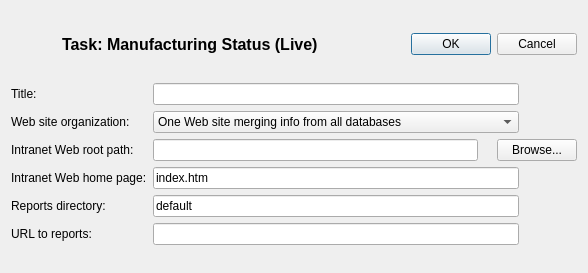
<?xml version="1.0" encoding="UTF-8"?>
<ui version="4.0">
 <class>monitor_status_basedialog</class>
 <widget class="QDialog" name="monitor_status_basedialog">
  <property name="geometry">
   <rect>
    <x>0</x>
    <y>0</y>
    <width>588</width>
    <height>273</height>
   </rect>
  </property>
  <property name="sizePolicy">
   <sizepolicy hsizetype="Preferred" vsizetype="Preferred">
    <horstretch>0</horstretch>
    <verstretch>0</verstretch>
   </sizepolicy>
  </property>
  <property name="windowTitle">
   <string>Schedule: Manufacturing/Test Status</string>
  </property>
  <property name="windowIcon">
   <iconset resource="gex.qrc">
    <normaloff>:/gex/icons/gex_application_48x48.png</normaloff>:/gex/icons/gex_application_48x48.png</iconset>
  </property>
  <property name="autoFillBackground">
   <bool>true</bool>
  </property>
  <layout class="QVBoxLayout" name="verticalLayout_3">
   <item>
    <layout class="QHBoxLayout" name="horizontalLayout_7">
     <item>
      <widget class="QLabel" name="pixmapLabel1_2_2">
       <property name="minimumSize">
        <size>
         <width>32</width>
         <height>32</height>
        </size>
       </property>
       <property name="maximumSize">
        <size>
         <width>32</width>
         <height>32</height>
        </size>
       </property>
       <property name="pixmap">
        <pixmap resource="../../gex.qrc">:/gex/icons/explorer.png</pixmap>
       </property>
       <property name="scaledContents">
        <bool>true</bool>
       </property>
       <property name="wordWrap">
        <bool>false</bool>
       </property>
      </widget>
     </item>
     <item>
      <spacer name="horizontalSpacer">
       <property name="orientation">
        <enum>Qt::Horizontal</enum>
       </property>
       <property name="sizeType">
        <enum>QSizePolicy::Minimum</enum>
       </property>
       <property name="sizeHint" stdset="0">
        <size>
         <width>13</width>
         <height>20</height>
        </size>
       </property>
      </spacer>
     </item>
     <item>
      <widget class="QLabel" name="TextLabel1">
       <property name="font">
        <font>
         <family>Ms Sans Serif</family>
         <pointsize>12</pointsize>
         <weight>75</weight>
         <bold>true</bold>
        </font>
       </property>
       <property name="text">
        <string>Task: Manufacturing Status (Live)</string>
       </property>
       <property name="wordWrap">
        <bool>false</bool>
       </property>
      </widget>
     </item>
     <item>
      <spacer name="horizontalSpacer_2">
       <property name="orientation">
        <enum>Qt::Horizontal</enum>
       </property>
       <property name="sizeType">
        <enum>QSizePolicy::Expanding</enum>
       </property>
       <property name="sizeHint" stdset="0">
        <size>
         <width>158</width>
         <height>20</height>
        </size>
       </property>
      </spacer>
     </item>
     <item>
      <widget class="QDialogButtonBox" name="buttonBox_OkCancel">
       <property name="standardButtons">
        <set>QDialogButtonBox::Cancel|QDialogButtonBox::Ok</set>
       </property>
      </widget>
     </item>
    </layout>
   </item>
   <item>
    <layout class="QHBoxLayout" name="horizontalLayout_8">
     <item>
      <layout class="QVBoxLayout" name="verticalLayout">
       <item>
        <widget class="QLabel" name="TextLabel2_2_3">
         <property name="text">
          <string>Title:</string>
         </property>
         <property name="wordWrap">
          <bool>false</bool>
         </property>
        </widget>
       </item>
       <item>
        <widget class="QLabel" name="TextLabel2_2_3_2">
         <property name="text">
          <string>Web site organization:</string>
         </property>
         <property name="wordWrap">
          <bool>false</bool>
         </property>
        </widget>
       </item>
       <item>
        <widget class="QLabel" name="TextLabel2_2">
         <property name="text">
          <string>Intranet Web root path:</string>
         </property>
         <property name="wordWrap">
          <bool>false</bool>
         </property>
        </widget>
       </item>
       <item>
        <widget class="QLabel" name="TextLabel2_2_2">
         <property name="text">
          <string>Intranet Web home page:</string>
         </property>
         <property name="wordWrap">
          <bool>false</bool>
         </property>
        </widget>
       </item>
       <item>
        <widget class="QLabel" name="TextLabel2_2_2_2">
         <property name="text">
          <string>Reports directory:</string>
         </property>
         <property name="wordWrap">
          <bool>false</bool>
         </property>
        </widget>
       </item>
       <item>
        <widget class="QLabel" name="TextLabel2_2_2_3">
         <property name="text">
          <string>URL to reports:</string>
         </property>
         <property name="wordWrap">
          <bool>false</bool>
         </property>
        </widget>
       </item>
      </layout>
     </item>
     <item>
      <layout class="QVBoxLayout" name="verticalLayout_2">
       <item>
        <layout class="QHBoxLayout" name="horizontalLayout">
         <item>
          <widget class="QLineEdit" name="LineEditTitle">
           <property name="toolTip">
            <string>Enter task title!</string>
           </property>
          </widget>
         </item>
         <item>
          <spacer name="horizontalSpacer_3">
           <property name="orientation">
            <enum>Qt::Horizontal</enum>
           </property>
           <property name="sizeType">
            <enum>QSizePolicy::Fixed</enum>
           </property>
           <property name="sizeHint" stdset="0">
            <size>
             <width>58</width>
             <height>20</height>
            </size>
           </property>
          </spacer>
         </item>
        </layout>
       </item>
       <item>
        <layout class="QHBoxLayout" name="horizontalLayout_2">
         <item>
          <widget class="QComboBox" name="comboBoxWebStructure">
           <property name="sizePolicy">
            <sizepolicy hsizetype="Expanding" vsizetype="Fixed">
             <horstretch>0</horstretch>
             <verstretch>0</verstretch>
            </sizepolicy>
           </property>
           <property name="toolTip">
            <string>How Web site pages are organized...</string>
           </property>
           <item>
            <property name="text">
             <string>One Web site merging info from all databases</string>
            </property>
           </item>
           <item>
            <property name="text">
             <string>One child Web-site per database</string>
            </property>
           </item>
          </widget>
         </item>
         <item>
          <spacer name="horizontalSpacer_5">
           <property name="orientation">
            <enum>Qt::Horizontal</enum>
           </property>
           <property name="sizeType">
            <enum>QSizePolicy::Minimum</enum>
           </property>
           <property name="sizeHint" stdset="0">
            <size>
             <width>58</width>
             <height>20</height>
            </size>
           </property>
          </spacer>
         </item>
        </layout>
       </item>
       <item>
        <layout class="QHBoxLayout" name="horizontalLayout_3">
         <item>
          <widget class="QLineEdit" name="LineEditPath">
           <property name="toolTip">
            <string>Set path where all child-web sites and HTML Status pages will be posted...</string>
           </property>
           <property name="text">
            <string/>
           </property>
          </widget>
         </item>
         <item>
          <spacer name="horizontalSpacer_4">
           <property name="orientation">
            <enum>Qt::Horizontal</enum>
           </property>
           <property name="sizeType">
            <enum>QSizePolicy::Minimum</enum>
           </property>
           <property name="sizeHint" stdset="0">
            <size>
             <width>13</width>
             <height>20</height>
            </size>
           </property>
          </spacer>
         </item>
         <item>
          <widget class="QPushButton" name="pushButtonBrowse">
           <property name="sizePolicy">
            <sizepolicy hsizetype="Fixed" vsizetype="Fixed">
             <horstretch>0</horstretch>
             <verstretch>0</verstretch>
            </sizepolicy>
           </property>
           <property name="toolTip">
            <string>Browse your disk and select folder where all Web pages will be created</string>
           </property>
           <property name="text">
            <string>Browse...</string>
           </property>
           <property name="autoDefault">
            <bool>false</bool>
           </property>
          </widget>
         </item>
        </layout>
       </item>
       <item>
        <layout class="QHBoxLayout" name="horizontalLayout_4">
         <item>
          <widget class="QLineEdit" name="LineEditHomePage">
           <property name="toolTip">
            <string>Name of the Status home page to create</string>
           </property>
           <property name="text">
            <string>index.htm</string>
           </property>
          </widget>
         </item>
         <item>
          <spacer name="horizontalSpacer_6">
           <property name="orientation">
            <enum>Qt::Horizontal</enum>
           </property>
           <property name="sizeType">
            <enum>QSizePolicy::Minimum</enum>
           </property>
           <property name="sizeHint" stdset="0">
            <size>
             <width>58</width>
             <height>20</height>
            </size>
           </property>
          </spacer>
         </item>
        </layout>
       </item>
       <item>
        <layout class="QHBoxLayout" name="horizontalLayout_5">
         <item>
          <widget class="QLineEdit" name="LineEditHomeReportURL">
           <property name="toolTip">
            <string>&lt;!DOCTYPE HTML PUBLIC &quot;-//W3C//DTD HTML 4.0//EN&quot; &quot;http://www.w3.org/TR/REC-html40/strict.dtd&quot;&gt;
&lt;html&gt;&lt;head&gt;&lt;meta name=&quot;qrichtext&quot; content=&quot;1&quot; /&gt;&lt;style type=&quot;text/css&quot;&gt;
p, li { white-space: pre-wrap; }
&lt;/style&gt;&lt;/head&gt;&lt;body style=&quot; font-family:'MS Shell Dlg 2'; font-size:8.25pt; font-weight:400; font-style:normal;&quot;&gt;
&lt;p style=&quot; margin-top:0px; margin-bottom:0px; margin-left:0px; margin-right:0px; -qt-block-indent:0; text-indent:0px;&quot;&gt;&lt;span style=&quot; font-size:8pt;&quot;&gt;Location where reports are created (URL to display in emails hyperlinks to reports if URL to reports is empty)&lt;/span&gt;&lt;/p&gt;&lt;/body&gt;&lt;/html&gt;</string>
           </property>
           <property name="text">
            <string>default</string>
           </property>
          </widget>
         </item>
         <item>
          <spacer name="horizontalSpacer_7">
           <property name="orientation">
            <enum>Qt::Horizontal</enum>
           </property>
           <property name="sizeType">
            <enum>QSizePolicy::Minimum</enum>
           </property>
           <property name="sizeHint" stdset="0">
            <size>
             <width>58</width>
             <height>20</height>
            </size>
           </property>
          </spacer>
         </item>
        </layout>
       </item>
       <item>
        <layout class="QHBoxLayout" name="horizontalLayout_6">
         <item>
          <widget class="QLineEdit" name="LineEditHomeReportHttpURL">
           <property name="toolTip">
            <string>&lt;!DOCTYPE HTML PUBLIC &quot;-//W3C//DTD HTML 4.0//EN&quot; &quot;http://www.w3.org/TR/REC-html40/strict.dtd&quot;&gt;
&lt;html&gt;&lt;head&gt;&lt;meta name=&quot;qrichtext&quot; content=&quot;1&quot; /&gt;&lt;style type=&quot;text/css&quot;&gt;
p, li { white-space: pre-wrap; }
&lt;/style&gt;&lt;/head&gt;&lt;body style=&quot; font-family:'MS Shell Dlg 2'; font-size:8.25pt; font-weight:400; font-style:normal;&quot;&gt;
&lt;p style=&quot; margin-top:0px; margin-bottom:0px; margin-left:0px; margin-right:0px; -qt-block-indent:0; text-indent:0px;&quot;&gt;&lt;span style=&quot; font-size:8pt;&quot;&gt;URL to display in emails hyperlinks to reports&lt;/span&gt;&lt;/p&gt;&lt;/body&gt;&lt;/html&gt;</string>
           </property>
           <property name="text">
            <string/>
           </property>
          </widget>
         </item>
         <item>
          <spacer name="horizontalSpacer_8">
           <property name="orientation">
            <enum>Qt::Horizontal</enum>
           </property>
           <property name="sizeType">
            <enum>QSizePolicy::Minimum</enum>
           </property>
           <property name="sizeHint" stdset="0">
            <size>
             <width>58</width>
             <height>20</height>
            </size>
           </property>
          </spacer>
         </item>
        </layout>
       </item>
      </layout>
     </item>
    </layout>
   </item>
  </layout>
 </widget>
 <layoutdefault spacing="6" margin="11"/>
 <tabstops>
  <tabstop>LineEditTitle</tabstop>
  <tabstop>LineEditPath</tabstop>
  <tabstop>pushButtonBrowse</tabstop>
 </tabstops>
 <resources>
  <include location="../../gex.qrc"/>
 </resources>
 <connections/>
</ui>
